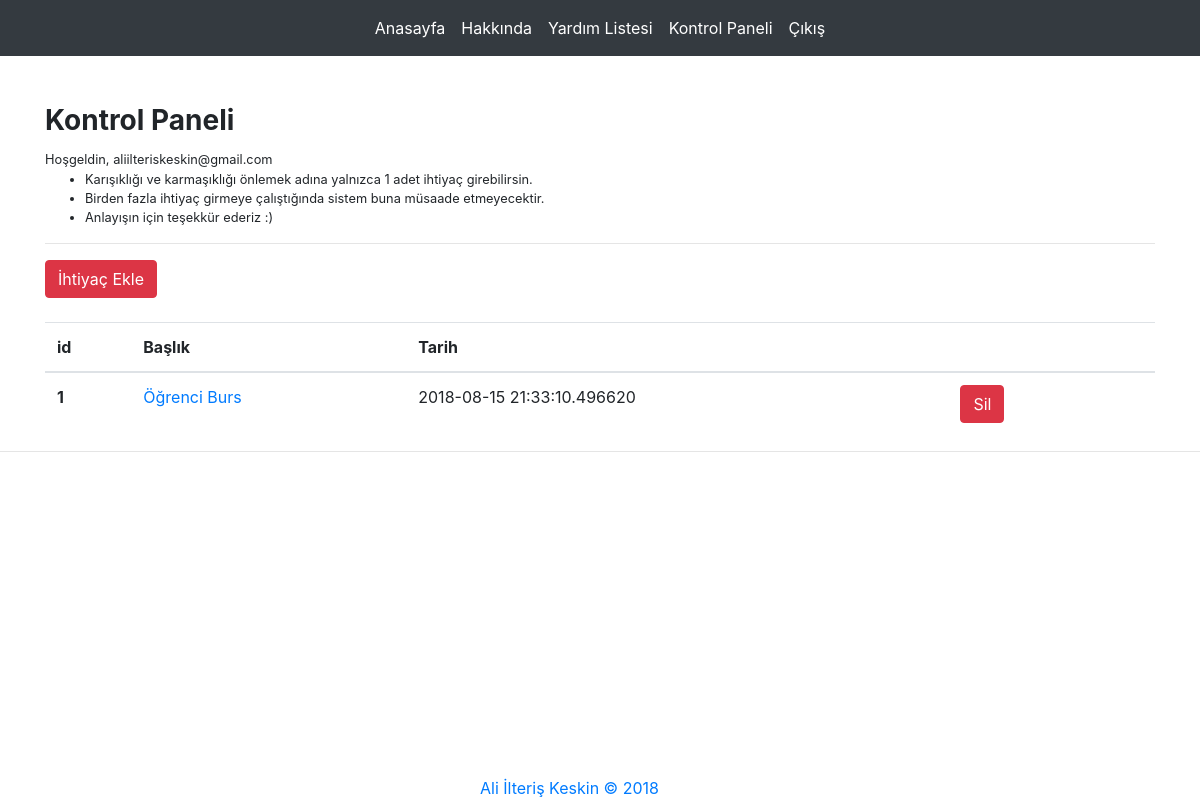
The page /dashboard (signed in) on the database its author committed.
### app.py (models this page shows)
class Need(db.Model):
    id = db.Column(db.Integer, primary_key=True)
    title = db.Column(db.String(100))
    content = db.Column(db.String(1000))
    address = db.Column(db.String(1000))
    email = db.Column(db.String(45))
    phone = db.Column(db.Integer)
    category = db.Column(db.String(40))
    iban = db.Column(db.String(50))
    created_date = db.Column(db.DateTime, nullable=False, default=datetime.utcnow)

### app.py (the view)
@app.route('/dashboard')
@login_required
def dashboard():
    email = session['email']
    needs = Need.query.filter_by(email=email)
    if session['logged_in']:
        return render_template('dashboard.html', needs = needs)
    else:
        return render_template('dashboard.html')

### app.py (called while the page is built)
def login_required(f):
    @wraps(f)
    def decorated_function(*args, **kwargs):
        if 'logged_in' in session:
            return f(*args, **kwargs)
        else:
            flash('Bu sayfayı görüntülemek için lütfen giriş yapın.', 'danger')
            return redirect(url_for('login'))
    return decorated_function

### templates/dashboard.html
{% extends "base.html" %}
{% block body %}
    <h3>
        <strong>
            Kontrol Paneli
        </strong>
    </h3>
    <small>
      Hoşgeldin, {{ session['email'] }}
      <ul>
        <li>
          Karışıklığı ve karmaşıklığı önlemek adına yalnızca 1 adet ihtiyaç girebilirsin.
        </li>
        <li>
          Birden fazla ihtiyaç girmeye çalıştığında sistem buna müsaade etmeyecektir.
        </li>
        <li>
          Anlayışın için teşekkür ederiz :)
        </li>
      </ul>
    </small>
    <hr>
    <a href="/addneed" class="btn btn-danger">İhtiyaç Ekle</a>
    <br><br>
    <table class="table">
        <thead>
          <tr>
            <th scope="col">id</th>
            <th scope="col">Başlık</th>
            <th scope="col">Tarih</th>
            <th scope="col"></th>
            <th scope="col"></th>
          </tr>
        </thead>
        <tbody>
          {% for need in needs %}
          <tr>
            <th scope="row">{{ need.id }}</th>
            <td><a href="/need/{{ need.id}}">{{ need.title }}</a></td>
            <td>{{ need.created_date }}</td>
            <td><a href="/delete/{{ need.id }}" class="btn btn-danger">Sil</a></td>
          </tr>
          {% endfor %}
        </tbody>
      </table>
{% endblock body %}

### rows shown on the page
Need: email "aliilteriskeskin@gmail.com", id "1", title "Öğrenci Burs", created_date "2018-08-15 21:33:10.496620"
